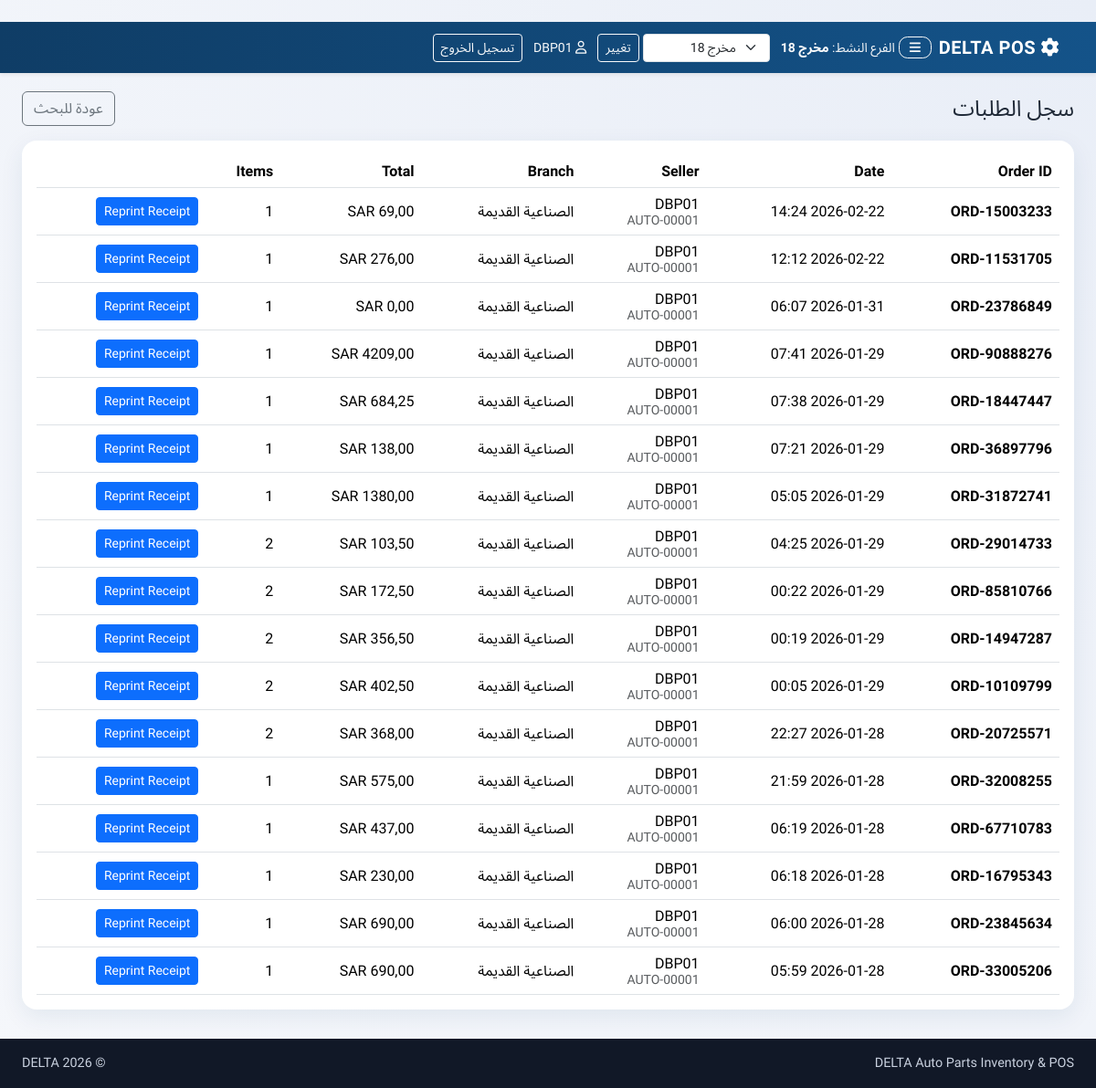
The page /inventory/orders/ (signed in) on the database its author committed.
### inventory/models.py (models this page shows, shortened)
class Branch(models.Model):
    name = models.CharField(max_length=50)
    code = models.CharField(max_length=10, unique=True)

class Order(models.Model):
    order_id = models.CharField(max_length=20, unique=True, editable=False)
    created_at = models.DateTimeField(default=timezone.now)
    seller = models.ForeignKey(User, on_delete=models.CASCADE)
    branch = models.ForeignKey(Branch, on_delete=models.SET_NULL, null=True, blank=True, related_name="orders")
    customer = models.ForeignKey(Customer, on_delete=models.SET_NULL, null=True, blank=True)
    customer_email = models.EmailField(blank=True, null=True)
    subtotal = models.DecimalField(max_digits=12, decimal_places=2, default=0)
    vat_amount = models.DecimalField(max_digits=12, decimal_places=2, default=0)
    discount_amount = models.DecimalField(max_digits=12, decimal_places=2, default=0)
    grand_total = models.DecimalField(max_digits=12, decimal_places=2, default=0)
    class Meta:
        indexes = [
            models.Index(fields=["created_at"]),
            models.Index(fields=["branch", "created_at"]),
        ]
        constraints = [
            models.CheckConstraint(condition=Q(subtotal__gte=0), name="order_subtotal_gte_0"),
            models.CheckConstraint(condition=Q(vat_amount__gte=0), name="order_vat_gte_0"),
            models.CheckConstraint(condition=Q(discount_amount__gte=0), name="order_discount_gte_0"),
            models.CheckConstraint(condition=Q(grand_total__gte=0), name="order_grand_total_gte_0"),
        ]

class UserProfile(models.Model):
    class Roles(models.TextChoices):
        ADMIN = "admin", "Admin"
        MANAGER = "manager", "Manager"
        CASHIER = "cashier", "Cashier"
    user = models.OneToOneField(User, on_delete=models.CASCADE, related_name="profile")
    employee_id = models.CharField(max_length=50, unique=True)
    role = models.CharField(max_length=20, choices=Roles.choices, default=Roles.CASHIER)
    branch = models.ForeignKey(
        Branch,
        on_delete=models.SET_NULL,
        null=True,
        blank=True,
        related_name="staff",
        help_text="Default branch scope for non-manager users.",
    )
    class Meta:
        constraints = [
            models.CheckConstraint(
                condition=~Q(employee_id=""),
                name="userprofile_employee_id_not_blank",
            ),
        ]

### inventory/views.py (the view)
# urls.py: path("orders/", views.order_list, name="order_list"),
@login_required
def order_list(request):
    orders = (
        Order.objects.select_related("seller", "seller__profile", "branch", "customer")
        .prefetch_related("items")
        .order_by("-created_at")
    )
    orders = _scope_branch(orders, request.user, field_name="branch")
    page_obj = Paginator(orders, 25).get_page(request.GET.get("page"))
    return render(request, "inventory/order_list.html", {"orders": page_obj, "page_obj": page_obj})

### inventory/views.py (called while the page is built)
def is_manager(user) -> bool:
    if not user.is_authenticated:
        return False
    if user.is_superuser:
        return True
    if user.groups.filter(name__in=["manager", "admin"]).exists():
        return True
    profile = _get_or_create_profile(user)
    return profile.role in {UserProfile.Roles.MANAGER, UserProfile.Roles.ADMIN}

def _scope_branch(queryset, user, field_name: str = "branch"):
    if is_manager(user):
        return queryset
    branch = _user_branch(user)
    if not branch:
        return queryset.none()
    return queryset.filter(**{field_name: branch})

### inventory/templates/inventory/order_list.html (shortened to what this page needs)
﻿{% extends 'inventory/base.html' %}
{% block content %}
<div class="container-fluid px-3 px-lg-4">
    <div class="d-flex justify-content-between align-items-center mb-3">
        <h1 class="h4 mb-0">سجل الطلبات</h1>
        <a href="{% url 'part_search' %}" class="btn btn-outline-secondary">عودة للبحث</a>
    </div>
    <div class="card delta-card">
        <div class="card-body">
            <div class="table-responsive">
                <table class="table table-hover align-middle mb-0">
                    <thead>
                        <tr>
                            <th>Order ID</th>
                            <th>Date</th>
                            <th>Seller</th>
                            <th>Branch</th>
                            <th>Total</th>
                            <th>Items</th>
                            <th></th>
                        </tr>
                    </thead>
                    <tbody>
                    {% for order in orders %}
                        <tr>
                            <td><strong>{{ order.order_id }}</strong></td>
                            <td>{{ order.created_at|date:"Y-m-d H:i" }}</td>
                            <td>
                                {{ order.seller.username }}
                                <div class="small text-muted">{{ order.seller.profile.employee_id|default:"-" }}</div>
                            </td>
                            <td>{{ order.branch.name|default:'-' }}</td>
                            <td>{{ order.grand_total|floatformat:2 }} SAR</td>
                            <td>{{ order.items.count }}</td>
                            <td><a href="{% url 'receipt_view' order.order_id %}" class="btn btn-sm btn-primary">Reprint Receipt</a></td>
                        </tr>
                    {% empty %}
                        <tr><td colspan="7" class="text-center text-muted py-5">No orders found.</td></tr>
                    {% endfor %}
                    </tbody>
                </table>
            </div>
        </div>
    </div>
</div>
{% endblock %}

### inventory/templates/inventory/base.html (shortened to what this page needs)
﻿{% load static i18n %}
<!doctype html>
<html lang="{{ LANGUAGE_CODE|default:'ar' }}" dir="{% if LANGUAGE_CODE == 'ar' %}rtl{% else %}ltr{% endif %}">
<head>
    <link href="https://cdn.jsdelivr.net/npm/bootstrap@5.3.3/dist/css/bootstrap.min.css" rel="stylesheet">
    <link rel="stylesheet" href="https://cdnjs.cloudflare.com/ajax/libs/font-awesome/6.5.2/css/all.min.css">
</head>
<body>
<nav class="navbar navbar-expand-lg navbar-dark shadow-sm">
    <div class="container-fluid px-3 px-lg-4">
        <div class="d-flex align-items-center gap-2">
            <a class="navbar-brand mb-0" href="{% url 'part_search' %}">
                <i class="fa-solid fa-gear"></i>
                DELTA POS
            </a>
            {% if user.is_authenticated %}
                <button
                    id="deltaMenuToggle"
                    class="btn btn-sm btn-outline-light delta-menu-btn"
                    type="button"
                    aria-controls="deltaNavPanel"
                    aria-expanded="false"
                    aria-label="Toggle navigation menu"
                >
                    <i class="fa-solid fa-bars"></i>
                </button>
            {% endif %}
        </div>
        {% if user.is_authenticated %}
            <div class="ms-auto d-flex align-items-center justify-content-end flex-wrap gap-2">
                <span class="text-light small px-1">
                    الفرع النشط:
                    <strong>{{ nav_active_branch.name|default:"غير محدد" }}</strong>
                </span>
                {% if nav_is_admin %}
                    <form method="post" action="{% url 'set_active_branch' %}" class="d-flex align-items-center gap-1 m-0">
                        <select name="active_branch" class="form-select form-select-sm">
                            {% for branch in nav_branch_options %}
                                <option value="{{ branch.id }}" {% if nav_active_branch and nav_active_branch.id == branch.id %}selected{% endif %}>{{ branch.name }}</option>
                            {% endfor %}
                        </select>
                        <button class="btn btn-sm btn-outline-light" type="submit">تغيير</button>
                    </form>
                {% endif %}
                <span class="text-light small px-1">
                    <i class="fa-regular fa-user"></i>
                    {{ user.username }}
                </span>
                <form method="post" action="{% url 'logout' %}" class="m-0">
                    <button class="btn btn-sm btn-outline-light" type="submit">تسجيل الخروج</button>
                </form>
            </div>
        {% endif %}
    </div>
</nav>
<main>
    <div class="content-shell">
        {% block content %}{% endblock %}
    </div>
</main>
<footer>
    <div class="container-fluid px-3 px-lg-4 d-flex flex-column flex-md-row justify-content-between">
        <span>DELTA Auto Parts Inventory & POS</span>
        <span>© {% now "Y" %} DELTA</span>
    </div>
</footer>
</body>
</html>

### rows shown on the page
Branch: name "مخرج 18"
Order: order_id "ORD-15003233", created_at "2026-02-22 14:24", seller.username "DBP01", seller.profile.employee_id "AUTO-00001", branch.name "الصناعية القديمة", items.count "1"
Order: order_id "ORD-11531705", created_at "2026-02-22 12:12", seller.username "DBP01", seller.profile.employee_id "AUTO-00001", branch.name "الصناعية القديمة", items.count "1"
Order: order_id "ORD-23786849", created_at "2026-01-31 06:07", seller.username "DBP01", seller.profile.employee_id "AUTO-00001", branch.name "الصناعية القديمة", items.count "1"
Order: order_id "ORD-90888276", created_at "2026-01-29 07:41", seller.username "DBP01", seller.profile.employee_id "AUTO-00001", branch.name "الصناعية القديمة", items.count "1"
Order: order_id "ORD-18447447", created_at "2026-01-29 07:38", seller.username "DBP01", seller.profile.employee_id "AUTO-00001", branch.name "الصناعية القديمة", items.count "1"
Order: order_id "ORD-36897796", created_at "2026-01-29 07:21", seller.username "DBP01", seller.profile.employee_id "AUTO-00001", branch.name "الصناعية القديمة", items.count "1"
Order: order_id "ORD-31872741", created_at "2026-01-29 05:05", seller.username "DBP01", seller.profile.employee_id "AUTO-00001", branch.name "الصناعية القديمة", items.count "1"
Order: order_id "ORD-29014733", created_at "2026-01-29 04:25", seller.username "DBP01", seller.profile.employee_id "AUTO-00001", branch.name "الصناعية القديمة", items.count "2"
Order: order_id "ORD-85810766", created_at "2026-01-29 00:22", seller.username "DBP01", seller.profile.employee_id "AUTO-00001", branch.name "الصناعية القديمة", items.count "2"
Order: order_id "ORD-14947287", created_at "2026-01-29 00:19", seller.username "DBP01", seller.profile.employee_id "AUTO-00001", branch.name "الصناعية القديمة", items.count "2"
Order: order_id "ORD-10109799", created_at "2026-01-29 00:05", seller.username "DBP01", seller.profile.employee_id "AUTO-00001", branch.name "الصناعية القديمة", items.count "2"
Order: order_id "ORD-20725571", created_at "2026-01-28 22:27", seller.username "DBP01", seller.profile.employee_id "AUTO-00001", branch.name "الصناعية القديمة", items.count "2"
Order: order_id "ORD-32008255", created_at "2026-01-28 21:59", seller.username "DBP01", seller.profile.employee_id "AUTO-00001", branch.name "الصناعية القديمة", items.count "1"
Order: order_id "ORD-67710783", created_at "2026-01-28 06:19", seller.username "DBP01", seller.profile.employee_id "AUTO-00001", branch.name "الصناعية القديمة", items.count "1"
Order: order_id "ORD-16795343", created_at "2026-01-28 06:18", seller.username "DBP01", seller.profile.employee_id "AUTO-00001", branch.name "الصناعية القديمة", items.count "1"
Order: order_id "ORD-23845634", created_at "2026-01-28 06:00", seller.username "DBP01", seller.profile.employee_id "AUTO-00001", branch.name "الصناعية القديمة", items.count "1"
Order: order_id "ORD-33005206", created_at "2026-01-28 05:59", seller.username "DBP01", seller.profile.employee_id "AUTO-00001", branch.name "الصناعية القديمة", items.count "1"

### other values the page prints
{{ user.username }} "DBP01"
form field active_branch "مخرج 18"
